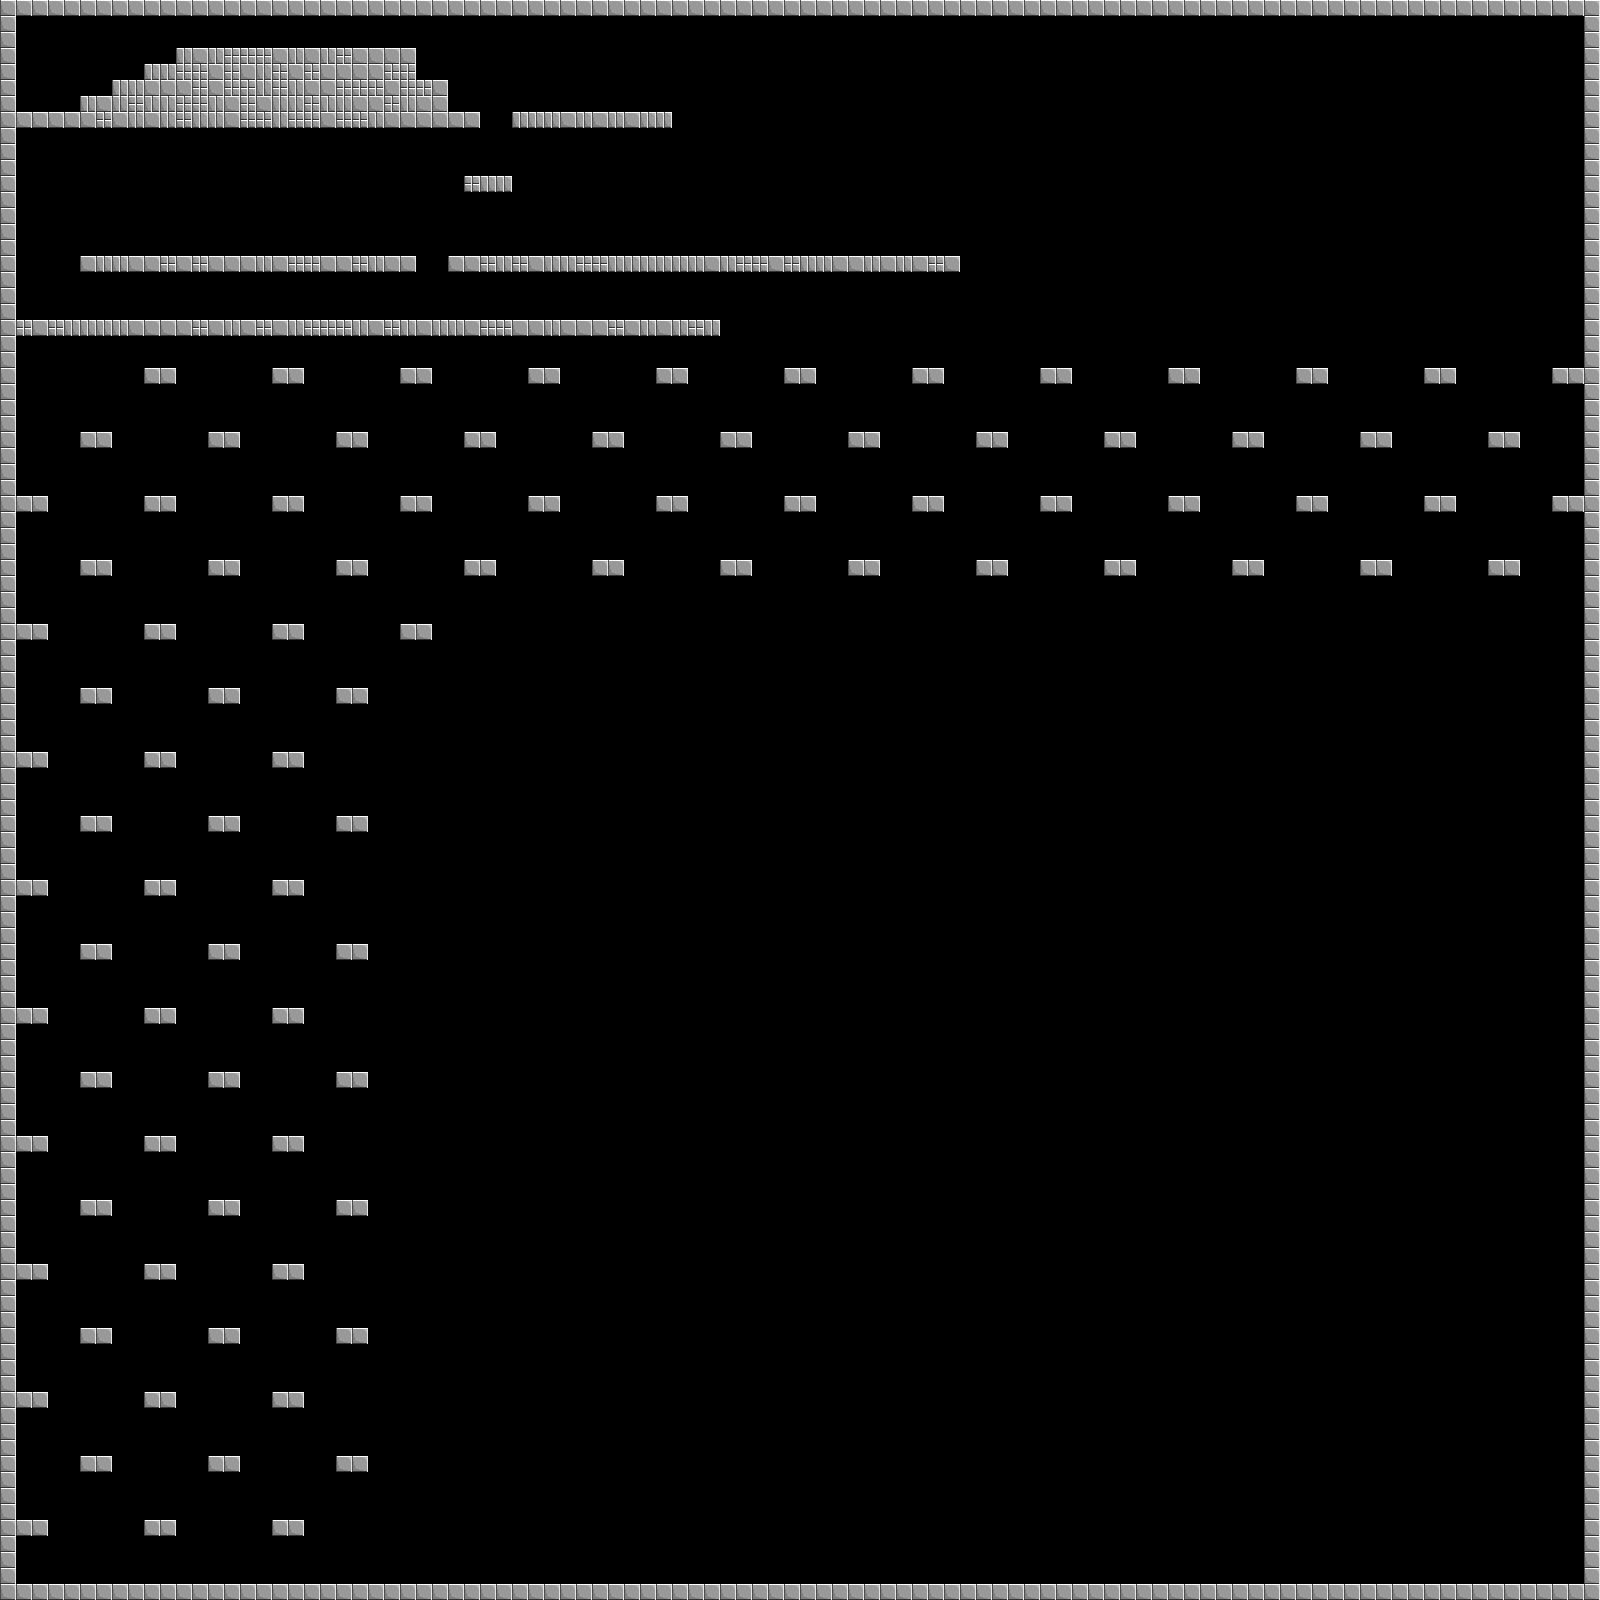

A 2D game scene composited from a Tiled map and its tileset images. What follows is a short description and the map's XML, with each tile layer's data collapsed to a summary:
An orthogonal 100x100 tile map with 16x16 px tiles, 1 tile layer (Tile Layer 1) and 1 object (Player).

<map version="1.0" orientation="orthogonal" renderorder="left-down" width="100" height="100" tilewidth="16" tileheight="16">
 <tileset firstgid="1" name="tiles" tilewidth="16" tileheight="16">
  <image source="../img/tiles.png" width="512" height="512" />
 </tileset>
 <layer name="Tile Layer 1" width="100" height="100">
  <data>[10000 cells, 801 non-empty, 3 distinct tile ids]</data>
 </layer>
 <objectgroup name="Object Layer 1">
  <object type="Player" x="476.195" y="217.556" width="13" height="25" />
 </objectgroup>
</map>